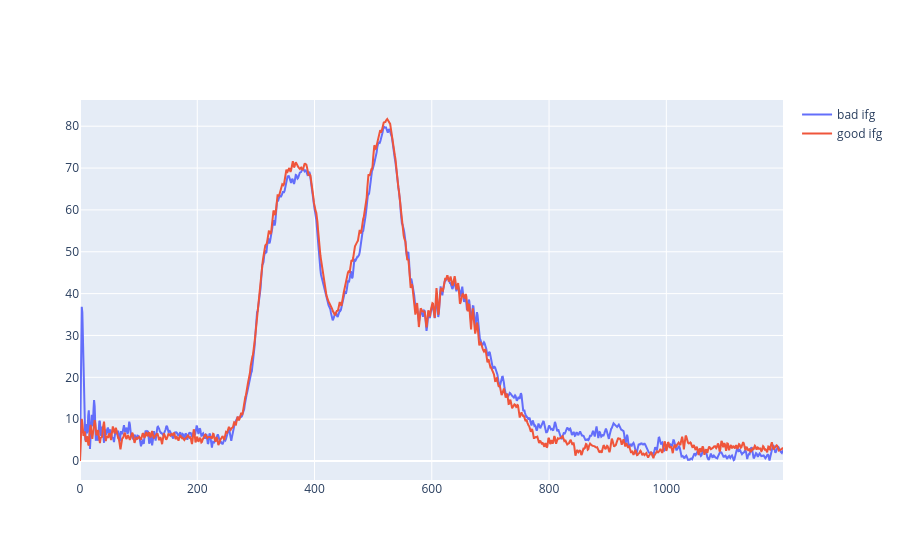

Notebook code cell kept with this figure:
### Code cell
ifg_bad = na[23,:]
ifg_good = na[26,:]
noises = np.std(cc, axis=1)

# Check the FFT
fft_bad, wn_bad = pySNOM.interferograms.ProcessInterferogram(apod=False).transform(ifg_bad,m[24,:])
fft_good, wn_good = pySNOM.interferograms.ProcessInterferogram(apod=False).transform(ifg_good,m[26,:])

fig = go.Figure()
# fig.add_trace(go.Scatter(y=noises))
# fig.add_trace(go.Scatter(y=ifg_bad, mode='lines', name='bad ifg'))
# fig.add_trace(go.Scatter(y=ifg_good, mode='lines', name='good ifg'))
fig.add_trace(go.Scatter(y=np.abs(fft_bad), mode='lines', name='bad ifg'))
fig.add_trace(go.Scatter(y=np.abs(fft_good), mode='lines', name='good ifg'))

### Figure 1 — Plotly figure (JSON) as saved in the notebook; plotly's stock layout.template omitted (floating-point values rounded to 4 significant figures; data arrays with more than 128 entries replaced by an {"elided": "..."} marker saying what was removed)
{"data": [{"mode": "lines", "name": "bad ifg", "type": "scatter", "y": {"elided": "1200 float values"}}, {"mode": "lines", "name": "good ifg", "type": "scatter", "y": {"elided": "1200 float values"}}], "layout": {}}
